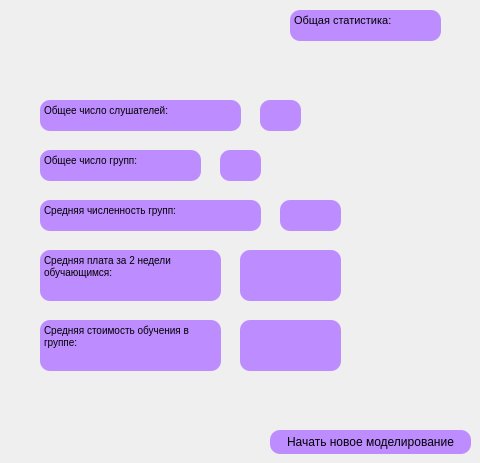
    <widget class="QWidget" name="result">
     <widget class="QTextBrowser" name="textBrowser_2">
      <property name="geometry">
       <rect>
        <x>290</x>
        <y>10</y>
        <width>151</width>
        <height>31</height>
       </rect>
      </property>
      <property name="styleSheet">
       <string notr="true">font: 8pt &quot;JetBrains Mono&quot;;
border-width: 5px;
border-radius: 10px;
border: rgb(150,150, 150);
border-width: 1px;
background-color: rgb(189, 141, 255);
color: rgb(0, 0, 0);</string>
      </property>
      <property name="html">
       <string>&lt;!DOCTYPE HTML PUBLIC &quot;-//W3C//DTD HTML 4.0//EN&quot; &quot;http://www.w3.org/TR/REC-html40/strict.dtd&quot;&gt;
&lt;html&gt;&lt;head&gt;&lt;meta name=&quot;qrichtext&quot; content=&quot;1&quot; /&gt;&lt;meta charset=&quot;utf-8&quot; /&gt;&lt;style type=&quot;text/css&quot;&gt;
p, li { white-space: pre-wrap; }
hr { height: 1px; border-width: 0; }
li.unchecked::marker { content: &quot;\2610&quot;; }
li.checked::marker { content: &quot;\2612&quot;; }
&lt;/style&gt;&lt;/head&gt;&lt;body style=&quot; font-family:'JetBrains Mono'; font-size:8pt; font-weight:400; font-style:normal;&quot;&gt;
&lt;p style=&quot; margin-top:0px; margin-bottom:0px; margin-left:0px; margin-right:0px; -qt-block-indent:0; text-indent:0px;&quot;&gt;Общая статистика:&lt;/p&gt;&lt;/body&gt;&lt;/html&gt;</string>
      </property>
     </widget>
     <widget class="QTextBrowser" name="textBrowser_9">
      <property name="geometry">
       <rect>
        <x>40</x>
        <y>100</y>
        <width>201</width>
        <height>31</height>
       </rect>
      </property>
      <property name="styleSheet">
       <string notr="true">border-width: 5px;
border-radius: 10px;
border: rgb(150,150, 150);
border-width: 1px;
background-color: rgb(189, 141, 255);
color: rgb(0, 0, 0);</string>
      </property>
      <property name="html">
       <string>&lt;!DOCTYPE HTML PUBLIC &quot;-//W3C//DTD HTML 4.0//EN&quot; &quot;http://www.w3.org/TR/REC-html40/strict.dtd&quot;&gt;
&lt;html&gt;&lt;head&gt;&lt;meta name=&quot;qrichtext&quot; content=&quot;1&quot; /&gt;&lt;meta charset=&quot;utf-8&quot; /&gt;&lt;style type=&quot;text/css&quot;&gt;
p, li { white-space: pre-wrap; }
hr { height: 1px; border-width: 0; }
li.unchecked::marker { content: &quot;\2610&quot;; }
li.checked::marker { content: &quot;\2612&quot;; }
&lt;/style&gt;&lt;/head&gt;&lt;body style=&quot; font-family:'JetBrains Mono'; font-size:9pt; font-weight:400; font-style:normal;&quot;&gt;
&lt;p style=&quot; margin-top:0px; margin-bottom:0px; margin-left:0px; margin-right:0px; -qt-block-indent:0; text-indent:0px;&quot;&gt;&lt;span style=&quot; font-size:7.8pt;&quot;&gt;Общее число слушателей:&lt;/span&gt;&lt;/p&gt;&lt;/body&gt;&lt;/html&gt;</string>
      </property>
     </widget>
     <widget class="QTextBrowser" name="textBrowser_10">
      <property name="geometry">
       <rect>
        <x>260</x>
        <y>100</y>
        <width>41</width>
        <height>31</height>
       </rect>
      </property>
      <property name="styleSheet">
       <string notr="true">border-width: 5px;
border-radius: 10px;
border: rgb(150,150, 150);
border-width: 1px;
background-color: rgb(189, 141, 255);
color: rgb(0, 0, 0);</string>
      </property>
      <property name="html">
       <string>&lt;!DOCTYPE HTML PUBLIC &quot;-//W3C//DTD HTML 4.0//EN&quot; &quot;http://www.w3.org/TR/REC-html40/strict.dtd&quot;&gt;
&lt;html&gt;&lt;head&gt;&lt;meta name=&quot;qrichtext&quot; content=&quot;1&quot; /&gt;&lt;meta charset=&quot;utf-8&quot; /&gt;&lt;style type=&quot;text/css&quot;&gt;
p, li { white-space: pre-wrap; }
hr { height: 1px; border-width: 0; }
li.unchecked::marker { content: &quot;\2610&quot;; }
li.checked::marker { content: &quot;\2612&quot;; }
&lt;/style&gt;&lt;/head&gt;&lt;body style=&quot; font-family:'JetBrains Mono'; font-size:9pt; font-weight:400; font-style:normal;&quot;&gt;
&lt;p style=&quot;-qt-paragraph-type:empty; margin-top:0px; margin-bottom:0px; margin-left:0px; margin-right:0px; -qt-block-indent:0; text-indent:0px; font-size:7.8pt;&quot;&gt;&lt;br /&gt;&lt;/p&gt;&lt;/body&gt;&lt;/html&gt;</string>
      </property>
     </widget>
     <widget class="QTextBrowser" name="textBrowser_11">
      <property name="geometry">
       <rect>
        <x>40</x>
        <y>150</y>
        <width>161</width>
        <height>31</height>
       </rect>
      </property>
      <property name="styleSheet">
       <string notr="true">border-width: 5px;
border-radius: 10px;
border: rgb(150,150, 150);
border-width: 1px;
background-color: rgb(189, 141, 255);
color: rgb(0, 0, 0);</string>
      </property>
      <property name="html">
       <string>&lt;!DOCTYPE HTML PUBLIC &quot;-//W3C//DTD HTML 4.0//EN&quot; &quot;http://www.w3.org/TR/REC-html40/strict.dtd&quot;&gt;
&lt;html&gt;&lt;head&gt;&lt;meta name=&quot;qrichtext&quot; content=&quot;1&quot; /&gt;&lt;meta charset=&quot;utf-8&quot; /&gt;&lt;style type=&quot;text/css&quot;&gt;
p, li { white-space: pre-wrap; }
hr { height: 1px; border-width: 0; }
li.unchecked::marker { content: &quot;\2610&quot;; }
li.checked::marker { content: &quot;\2612&quot;; }
&lt;/style&gt;&lt;/head&gt;&lt;body style=&quot; font-family:'JetBrains Mono'; font-size:9pt; font-weight:400; font-style:normal;&quot;&gt;
&lt;p style=&quot; margin-top:0px; margin-bottom:0px; margin-left:0px; margin-right:0px; -qt-block-indent:0; text-indent:0px;&quot;&gt;&lt;span style=&quot; font-size:7.8pt;&quot;&gt;Общее число групп:&lt;/span&gt;&lt;/p&gt;&lt;/body&gt;&lt;/html&gt;</string>
      </property>
     </widget>
     <widget class="QTextBrowser" name="textBrowser_12">
      <property name="geometry">
       <rect>
        <x>220</x>
        <y>150</y>
        <width>41</width>
        <height>31</height>
       </rect>
      </property>
      <property name="styleSheet">
       <string notr="true">border-width: 5px;
border-radius: 10px;
border: rgb(150,150, 150);
border-width: 1px;
background-color: rgb(189, 141, 255);
color: rgb(0, 0, 0);</string>
      </property>
     </widget>
     <widget class="QTextBrowser" name="textBrowser_13">
      <property name="geometry">
       <rect>
        <x>40</x>
        <y>200</y>
        <width>221</width>
        <height>31</height>
       </rect>
      </property>
      <property name="styleSheet">
       <string notr="true">border-width: 5px;
border-radius: 10px;
border: rgb(150,150, 150);
border-width: 1px;
background-color: rgb(189, 141, 255);
color: rgb(0, 0, 0);</string>
      </property>
      <property name="html">
       <string>&lt;!DOCTYPE HTML PUBLIC &quot;-//W3C//DTD HTML 4.0//EN&quot; &quot;http://www.w3.org/TR/REC-html40/strict.dtd&quot;&gt;
&lt;html&gt;&lt;head&gt;&lt;meta name=&quot;qrichtext&quot; content=&quot;1&quot; /&gt;&lt;meta charset=&quot;utf-8&quot; /&gt;&lt;style type=&quot;text/css&quot;&gt;
p, li { white-space: pre-wrap; }
hr { height: 1px; border-width: 0; }
li.unchecked::marker { content: &quot;\2610&quot;; }
li.checked::marker { content: &quot;\2612&quot;; }
&lt;/style&gt;&lt;/head&gt;&lt;body style=&quot; font-family:'JetBrains Mono'; font-size:9pt; font-weight:400; font-style:normal;&quot;&gt;
&lt;p style=&quot; margin-top:0px; margin-bottom:0px; margin-left:0px; margin-right:0px; -qt-block-indent:0; text-indent:0px;&quot;&gt;&lt;span style=&quot; font-size:7.8pt;&quot;&gt;Средняя численность групп:&lt;/span&gt;&lt;/p&gt;&lt;/body&gt;&lt;/html&gt;</string>
      </property>
     </widget>
     <widget class="QTextBrowser" name="textBrowser_14">
      <property name="geometry">
       <rect>
        <x>280</x>
        <y>200</y>
        <width>61</width>
        <height>31</height>
       </rect>
      </property>
      <property name="styleSheet">
       <string notr="true">border-width: 5px;
border-radius: 10px;
border: rgb(150,150, 150);
border-width: 1px;
background-color: rgb(189, 141, 255);
color: rgb(0, 0, 0);</string>
      </property>
     </widget>
     <widget class="QTextBrowser" name="textBrowser_37">
      <property name="geometry">
       <rect>
        <x>40</x>
        <y>250</y>
        <width>181</width>
        <height>51</height>
       </rect>
      </property>
      <property name="styleSheet">
       <string notr="true">border-width: 5px;
border-radius: 10px;
border: rgb(150,150, 150);
border-width: 1px;
background-color: rgb(189, 141, 255);
color: rgb(0, 0, 0);</string>
      </property>
      <property name="html">
       <string>&lt;!DOCTYPE HTML PUBLIC &quot;-//W3C//DTD HTML 4.0//EN&quot; &quot;http://www.w3.org/TR/REC-html40/strict.dtd&quot;&gt;
&lt;html&gt;&lt;head&gt;&lt;meta name=&quot;qrichtext&quot; content=&quot;1&quot; /&gt;&lt;meta charset=&quot;utf-8&quot; /&gt;&lt;style type=&quot;text/css&quot;&gt;
p, li { white-space: pre-wrap; }
hr { height: 1px; border-width: 0; }
li.unchecked::marker { content: &quot;\2610&quot;; }
li.checked::marker { content: &quot;\2612&quot;; }
&lt;/style&gt;&lt;/head&gt;&lt;body style=&quot; font-family:'JetBrains Mono'; font-size:9pt; font-weight:400; font-style:normal;&quot;&gt;
&lt;p style=&quot; margin-top:0px; margin-bottom:0px; margin-left:0px; margin-right:0px; -qt-block-indent:0; text-indent:0px;&quot;&gt;&lt;span style=&quot; font-size:7.8pt;&quot;&gt;Средняя плата за 2 недели обучающимся:&lt;/span&gt;&lt;/p&gt;&lt;/body&gt;&lt;/html&gt;</string>
      </property>
     </widget>
     <widget class="QTextBrowser" name="textBrowser_38">
      <property name="geometry">
       <rect>
        <x>240</x>
        <y>250</y>
        <width>101</width>
        <height>51</height>
       </rect>
      </property>
      <property name="styleSheet">
       <string notr="true">border-width: 5px;
border-radius: 10px;
border: rgb(150,150, 150);
border-width: 1px;
background-color: rgb(189, 141, 255);
color: rgb(0, 0, 0);</string>
      </property>
      <property name="html">
       <string>&lt;!DOCTYPE HTML PUBLIC &quot;-//W3C//DTD HTML 4.0//EN&quot; &quot;http://www.w3.org/TR/REC-html40/strict.dtd&quot;&gt;
&lt;html&gt;&lt;head&gt;&lt;meta name=&quot;qrichtext&quot; content=&quot;1&quot; /&gt;&lt;meta charset=&quot;utf-8&quot; /&gt;&lt;style type=&quot;text/css&quot;&gt;
p, li { white-space: pre-wrap; }
hr { height: 1px; border-width: 0; }
li.unchecked::marker { content: &quot;\2610&quot;; }
li.checked::marker { content: &quot;\2612&quot;; }
&lt;/style&gt;&lt;/head&gt;&lt;body style=&quot; font-family:'JetBrains Mono'; font-size:9pt; font-weight:400; font-style:normal;&quot;&gt;
&lt;p style=&quot;-qt-paragraph-type:empty; margin-top:0px; margin-bottom:0px; margin-left:0px; margin-right:0px; -qt-block-indent:0; text-indent:0px; font-size:7.8pt;&quot;&gt;&lt;br /&gt;&lt;/p&gt;&lt;/body&gt;&lt;/html&gt;</string>
      </property>
     </widget>
     <widget class="QTextBrowser" name="textBrowser_39">
      <property name="geometry">
       <rect>
        <x>40</x>
        <y>320</y>
        <width>181</width>
        <height>51</height>
       </rect>
      </property>
      <property name="styleSheet">
       <string notr="true">border-width: 5px;
border-radius: 10px;
border: rgb(150,150, 150);
border-width: 1px;
background-color: rgb(189, 141, 255);
color: rgb(0, 0, 0);</string>
      </property>
      <property name="html">
       <string>&lt;!DOCTYPE HTML PUBLIC &quot;-//W3C//DTD HTML 4.0//EN&quot; &quot;http://www.w3.org/TR/REC-html40/strict.dtd&quot;&gt;
&lt;html&gt;&lt;head&gt;&lt;meta name=&quot;qrichtext&quot; content=&quot;1&quot; /&gt;&lt;meta charset=&quot;utf-8&quot; /&gt;&lt;style type=&quot;text/css&quot;&gt;
p, li { white-space: pre-wrap; }
hr { height: 1px; border-width: 0; }
li.unchecked::marker { content: &quot;\2610&quot;; }
li.checked::marker { content: &quot;\2612&quot;; }
&lt;/style&gt;&lt;/head&gt;&lt;body style=&quot; font-family:'JetBrains Mono'; font-size:9pt; font-weight:400; font-style:normal;&quot;&gt;
&lt;p style=&quot; margin-top:0px; margin-bottom:0px; margin-left:0px; margin-right:0px; -qt-block-indent:0; text-indent:0px;&quot;&gt;&lt;span style=&quot; font-size:7.8pt;&quot;&gt;Средняя стоимость обучения в группе:&lt;/span&gt;&lt;/p&gt;&lt;/body&gt;&lt;/html&gt;</string>
      </property>
     </widget>
     <widget class="QTextBrowser" name="textBrowser_40">
      <property name="geometry">
       <rect>
        <x>240</x>
        <y>320</y>
        <width>101</width>
        <height>51</height>
       </rect>
      </property>
      <property name="styleSheet">
       <string notr="true">border-width: 5px;
border-radius: 10px;
border: rgb(150,150, 150);
border-width: 1px;
background-color: rgb(189, 141, 255);
color: rgb(0, 0, 0);</string>
      </property>
     </widget>
     <widget class="QPushButton" name="pushButton_3">
      <property name="geometry">
       <rect>
        <x>270</x>
        <y>430</y>
        <width>201</width>
        <height>24</height>
       </rect>
      </property>
      <property name="styleSheet">
       <string notr="true">border-width: 5px;
border-radius: 10px;
border: rgb(150,150, 150);
border-width: 1px;
background-color: rgb(189, 141, 255);
color: rgb(0, 0, 0);</string>
      </property>
      <property name="text">
       <string>Начать новое моделирование</string>
      </property>
     </widget>
    </widget>
